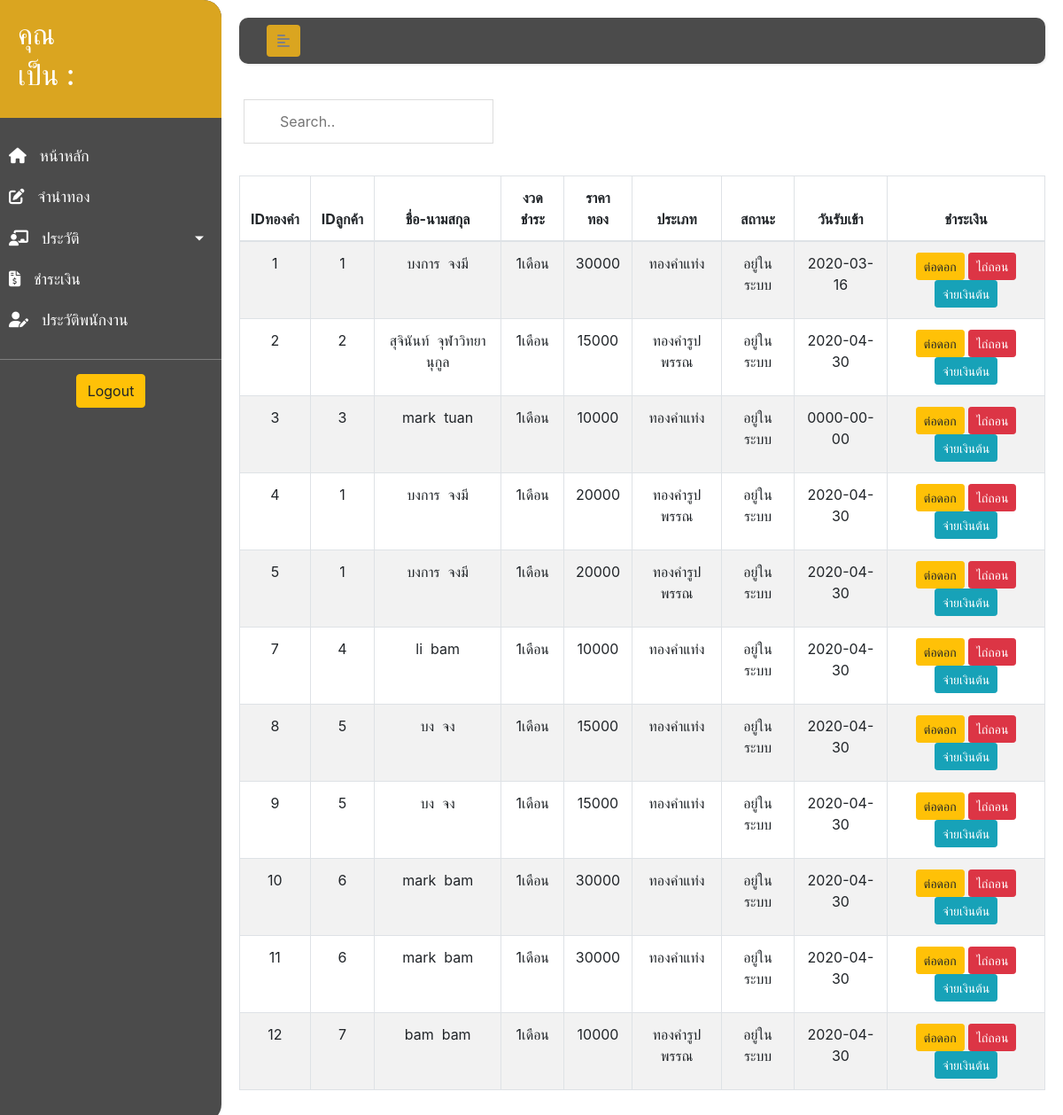
/payment_user.php, run on the app's committed database.
### tables this page shows
CREATE TABLE `golds` (
  `GoldID` int(10) NOT NULL,
  `CusID` int(10) NOT NULL,
  `Goldpawnday` date NOT NULL,
  `Goldpayday` date NOT NULL,
  `TypeGold` varchar(255) NOT NULL,
  `WeightGold` int(10) NOT NULL,
  `Price` int(10) NOT NULL,
  `Rate` int(10) NOT NULL,
  `Pay` int(10) NOT NULL,
  `DuePayment` varchar(255) NOT NULL,
  `GoldStatus` varchar(255) NOT NULL,
  `GoldImg` varchar(255) NOT NULL,
  `Golddetail` varchar(255) NOT NULL,
  `Goldbalance` int(10) NOT NULL
);

CREATE TABLE `customer` (
  `CusID` int(10) NOT NULL,
  `CusFname` varchar(255) NOT NULL,
  `CusLname` varchar(255) NOT NULL,
  `CusAddress` varchar(255) NOT NULL,
  `Tel` int(12) NOT NULL,
  `CusImg` varchar(255) NOT NULL
);

### payment_user.php (the view, shortened to what this page needs)
<?php
    include_once('config.php');
?>
<!DOCTYPE html>
<html lang="en">
<head>
    <link rel="stylesheet" href="css/css.css">
    <link rel="stylesheet" href="https://stackpath.bootstrapcdn.com/bootstrap/4.1.3/css/bootstrap.min.css">
</head>
<body>
    <div class="wrapper">
        <nav id="sidebar">
            <div class="sidebar-header">
                    <h2>คุณ <?php echo $_SESSION['fname']; ?></h2>
                    <h2>เป็น :  <?php echo $_SESSION['position']; ?></h2>
            </div>
            <ul class="list-unstyled components">
                <li>
                    <a href="index_user.php">
                        <i class="fas fa-home"></i>
                        หน้าหลัก
                    </a>
                </li>
                <li>
                    <a href="pawngold_user.php">
                        <i class="fas fa-edit"></i>
                        จำนำทอง
                    </a>
                </li>
                <li>
                    <a href="#infoSubmenu" data-toggle="collapse" aria-expanded="false" class="dropdown-toggle">
                        <i class="fas fa-chalkboard-teacher"></i>
                        ประวัติ
                    </a>
                </li>
                <li>
                    <a href="payment_user.php">
                        <i class="fas fa-file-invoice-dollar"></i>
                        ชำระเงิน
                    </a>
                </li>
                <li>
                    <a href="profile_user.php">
                        <i class="fas fa-user-edit"></i>
                        ประวัติพนักงาน
                    </a>
                </li>
            </ul>
            <div class="logout">
                <a href="logout.php">
                    <input type="submit" class="btn btn-warning" name="logout" value="Logout"><br>
                </a>
            </div>
        </nav>
        <div id="content">
            <nav class="navbar navbar-expand-lg ">
                <div class="container-fluid">
                    <button type="button" id="sidebarCollapse" class="btn">
                        <i class="fas fa-align-left"></i>
                    </button>
                </div>
            </nav>
        <div class="datatable">
<div class="tbcontainer">
            <div class="row">
                <input id="myInput" type="text" placeholder="Search..">
            </div>
            <br>
<?php
    $query = "select * FROM customer,golds where  golds.CusID = customer.CusID && golds.GoldStatus = 'อยู่ในระบบ'  ";
    $result = mysqli_query($conn, $query);
    echo"<table id='goldtable' class='table table-bordered table-striped table-hover' width='100%' font-size='10px'>";
    echo "<thead>";
        echo "<tr>";
            echo "<th>IDทองคำ</th>";
            echo "<th>IDลูกค้า</th>";
            echo "<th>ชื่อ-นามสกุล</th>";
            echo "<th>งวดชำระ</th>";
            echo "<th>ราคาทอง</th>";
            echo "<th>ประเภท</th>";
            echo "<th>สถานะ</th>";
            echo "<th>วันรับเข้า</th>";
        echo "<th>ชำระเงิน</th>";
        echo "</tr>";
    echo "</thead>";
    echo "<tbody id='myTable'>";
     while($row1 = mysqli_fetch_array($result)){
       echo "<tr>";
       echo "<td>" .$row1["GoldID"] .  "</td>";
       echo "<td>" .$row1["CusID"] .  "</td>";
        echo "<td>" .$row1["CusFname"]."&nbsp&nbsp".$row1["CusLname"].  "</td>";
        echo "<td>" .$row1["DuePayment"] .  "</td>";
       echo "<td>" .$row1["Price"] .  "</td>";
       echo "<td>" .$row1["TypeGold"] .  "</td>";
       echo "<td>" .$row1["GoldStatus"] .  "</td>";
       echo "<td>" .$row1["Goldpawnday"] .  "</td>";
       ?>
            <td>
                <a class='btn btn-warning btn-sm' href='pay_user.php?payment_id=<?=$row1["GoldID"];?>' >ต่อดอก</a>
                <a class='btn btn-danger btn-sm' href='redeem_user.php?payment_id=<?=$row1["GoldID"];?>'>ไถ่ถอน</a>
                <a class='btn btn-info btn-sm' href='balance_user.php?payment_id=<?=$row1["GoldID"];?>'>จ่ายเงินต้น</a>
            </td>
    <?PHP
       echo "</tr>";
     }
    echo"</table>";
?>
</div>
</div>
        </div>
    </div>
</body>
</html>

### css/css.css (style rules this page uses)
* { list-style: none; }
body { font-family: 'Kanit', sans-serif; font-family: 'Roboto Slab', serif; background: #fafafa; text-decoration: none; }
a, a:hover, a:focus { color: inherit; text-decoration: none; transition: all 0.3s; }
.navbar { padding: 15px 10px; background: #4b4b4b; border: none; border-radius: 10px; margin-bottom: 40px; box-shadow: 1px 1px 3px rgba(0, 0, 0, 0.1); }
.navbar .btn { box-shadow: none; outline: none !important; border: none; background: goldenrod; color: gray; }
.wrapper { display: flex; align-items: stretch; width: 100%; height: 100%; }
#sidebar { min-width: 250px; max-width: 250px; background: #4b4b4b; color: #fff; transition: all 0.3s; border-top-right-radius: 20px; border-bottom-right-radius: 20px; }
#sidebar ul li a { text-align: left; }
#sidebar .sidebar-header { padding: 20px; background: goldenrod; border-top-right-radius: 20px; }
#sidebar ul.components { padding: 20px 0; border-bottom: 1px solid gray; }
#sidebar ul li a { padding: 10px; font-size: 1.1em; display: block; color: #fff; }
#sidebar ul li a i { margin-right: 10px; }
a[data-toggle="collapse"] { position: relative; }
.dropdown-toggle::after { display: block; position: absolute; top: 50%; right: 20px; transform: translateY(-50%); }
#content { width: 100%; padding: 20px; min-height: 100vh; transition: all 0.3s ease; }
.tbcontainer { text-align: center; }
.logout { text-align: center; }

### payment_user.php (style rules this page uses)
#myInput { background-position: 10px 10px; background-repeat: no-repeat; width: 30%; font-size: 16px; padding: 12px 20px 12px 40px; border: 1px solid #ddd; margin-bottom: 12px; margin-left: 20px; }

### data on the page
golds: GoldID "1", CusID "1", CusID.CusFname "บงการ", CusID.CusLname "จงมี", DuePayment "1เดือน", Price "30000", TypeGold "ทองคำแท่ง", GoldStatus "อยู่ในระบบ", Goldpawnday "2020-03-16"
golds: GoldID "2", CusID "2", CusID.CusFname "สุจินันท์", CusID.CusLname "จุฬาวิทยานุกูล", DuePayment "1เดือน", Price "15000", TypeGold "ทองคำรูปพรรณ", GoldStatus "อยู่ในระบบ", Goldpawnday "2020-04-30"
golds: GoldID "3", CusID "3", CusID.CusFname "mark", CusID.CusLname "tuan", DuePayment "1เดือน", Price "10000", TypeGold "ทองคำแท่ง", GoldStatus "อยู่ในระบบ", Goldpawnday "0000-00-00"
golds: GoldID "4", CusID "1", CusID.CusFname "บงการ", CusID.CusLname "จงมี", DuePayment "1เดือน", Price "20000", TypeGold "ทองคำรูปพรรณ", GoldStatus "อยู่ในระบบ", Goldpawnday "2020-04-30"
golds: GoldID "5", CusID "1", CusID.CusFname "บงการ", CusID.CusLname "จงมี", DuePayment "1เดือน", Price "20000", TypeGold "ทองคำรูปพรรณ", GoldStatus "อยู่ในระบบ", Goldpawnday "2020-04-30"
golds: GoldID "7", CusID "4", CusID.CusFname "li", CusID.CusLname "bam", DuePayment "1เดือน", Price "10000", TypeGold "ทองคำแท่ง", GoldStatus "อยู่ในระบบ", Goldpawnday "2020-04-30"
golds: GoldID "8", CusID "5", CusID.CusFname "บง", CusID.CusLname "จง", DuePayment "1เดือน", Price "15000", TypeGold "ทองคำแท่ง", GoldStatus "อยู่ในระบบ", Goldpawnday "2020-04-30"
golds: GoldID "9", CusID "5", CusID.CusFname "บง", CusID.CusLname "จง", DuePayment "1เดือน", Price "15000", TypeGold "ทองคำแท่ง", GoldStatus "อยู่ในระบบ", Goldpawnday "2020-04-30"
golds: GoldID "10", CusID "6", CusID.CusFname "mark", CusID.CusLname "bam", DuePayment "1เดือน", Price "30000", TypeGold "ทองคำแท่ง", GoldStatus "อยู่ในระบบ", Goldpawnday "2020-04-30"
golds: GoldID "11", CusID "6", CusID.CusFname "mark", CusID.CusLname "bam", DuePayment "1เดือน", Price "30000", TypeGold "ทองคำแท่ง", GoldStatus "อยู่ในระบบ", Goldpawnday "2020-04-30"
golds: GoldID "12", CusID "7", CusID.CusFname "bam", CusID.CusLname "bam", DuePayment "1เดือน", Price "10000", TypeGold "ทองคำรูปพรรณ", GoldStatus "อยู่ในระบบ", Goldpawnday "2020-04-30"
